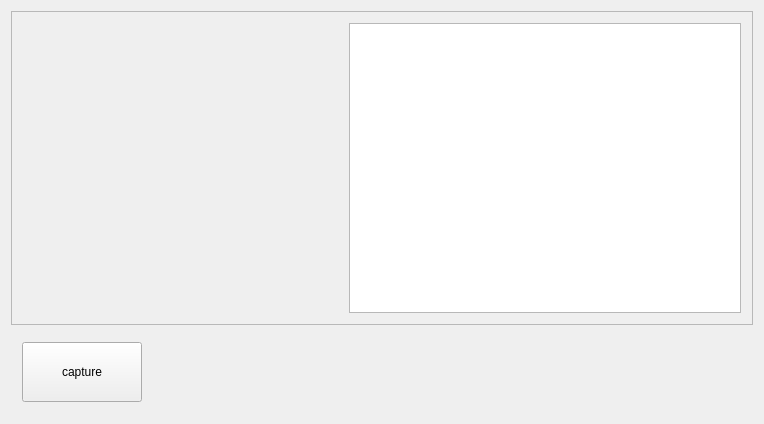
<?xml version="1.0" encoding="UTF-8"?>
<ui version="4.0">
 <class>MainWindow</class>
 <widget class="QMainWindow" name="MainWindow">
  <property name="geometry">
   <rect>
    <x>0</x>
    <y>0</y>
    <width>764</width>
    <height>424</height>
   </rect>
  </property>
  <property name="windowTitle">
   <string>MainWindow</string>
  </property>
  <widget class="QWidget" name="centralWidget">
   <layout class="QVBoxLayout" name="verticalLayout">
    <item>
     <widget class="QFrame" name="frame">
      <property name="frameShape">
       <enum>QFrame::StyledPanel</enum>
      </property>
      <property name="frameShadow">
       <enum>QFrame::Raised</enum>
      </property>
      <layout class="QHBoxLayout" name="horizontalLayout_2">
       <item>
        <widget class="OutputWidget" name="widget_viewfinder" native="true">
         <property name="minimumSize">
          <size>
           <width>320</width>
           <height>240</height>
          </size>
         </property>
        </widget>
       </item>
       <item>
        <widget class="QGraphicsView" name="graphicsView"/>
       </item>
      </layout>
     </widget>
    </item>
    <item>
     <widget class="QWidget" name="widget_buttons" native="true">
      <layout class="QHBoxLayout" name="horizontalLayout">
       <item>
        <widget class="QPushButton" name="pushButton_capture">
         <property name="minimumSize">
          <size>
           <width>120</width>
           <height>60</height>
          </size>
         </property>
         <property name="text">
          <string>capture</string>
         </property>
        </widget>
       </item>
       <item>
        <spacer name="horizontalSpacer">
         <property name="orientation">
          <enum>Qt::Horizontal</enum>
         </property>
         <property name="sizeHint" stdset="0">
          <size>
           <width>40</width>
           <height>20</height>
          </size>
         </property>
        </spacer>
       </item>
      </layout>
     </widget>
    </item>
   </layout>
  </widget>
 </widget>
 <layoutdefault spacing="6" margin="11"/>
 <customwidgets>
  <customwidget>
   <class>OutputWidget</class>
   <extends>QWidget</extends>
   <header>outputwidget.h</header>
   <container>1</container>
  </customwidget>
 </customwidgets>
 <resources/>
 <connections/>
</ui>
